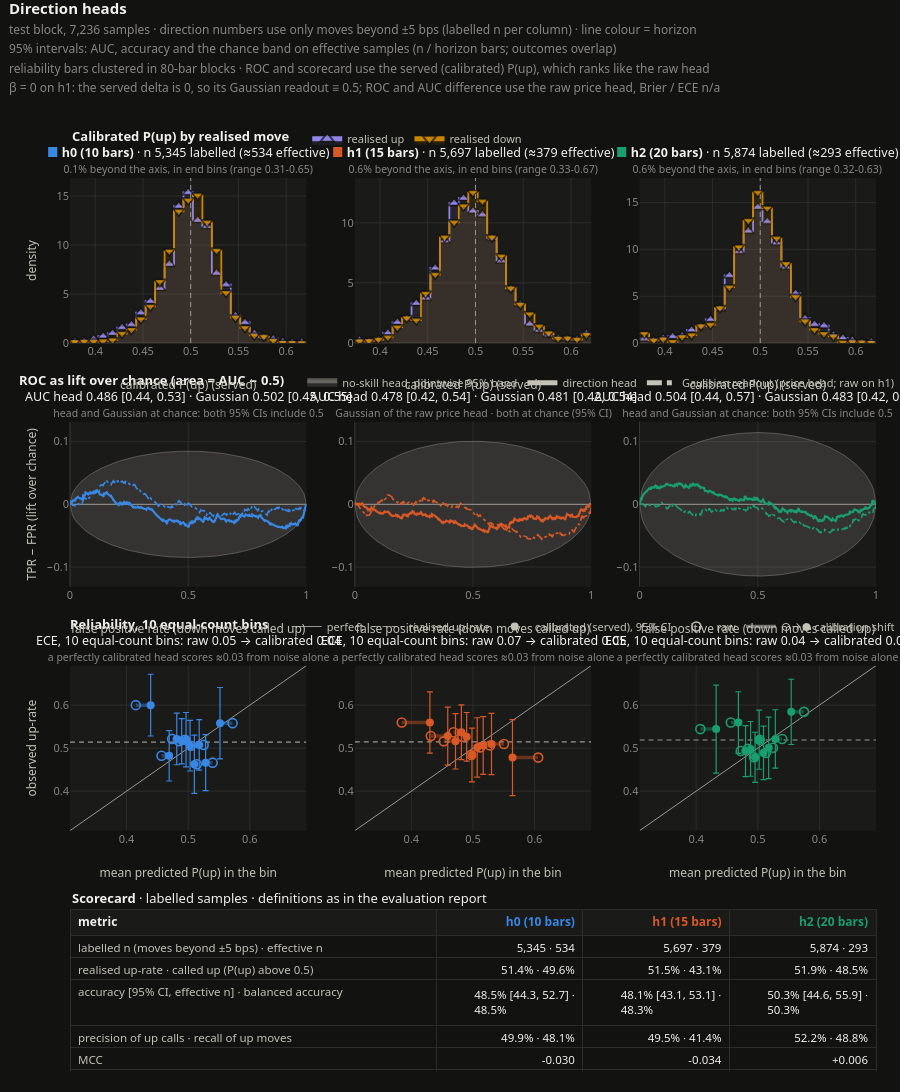

Here is the notebook cell this chart was saved with:
### Markdown cell above
## Model analytics on the TEST block

**Direction heads**: does the served P(up) differ between bars that went up and bars that went down? Row 2 draws
the ROC as lift over chance (TPR - FPR; the area is AUC - 0.5) for the direction head and the price head's
Gaussian readout, inside the band a no-skill head stays in. Row 3 shows the reliability of raw (open) vs
calibrated (filled) P(up) in 10 equal-count bins with block-clustered 95% intervals. The scorecard repeats the
evaluation report's numbers against a constant 0.5.

### Code cell
Visualizations.build("direction_analytics", test, ctx.config, raw_delta=raw_test).show()

### Figure 1 — Plotly figure (JSON) as saved in the notebook; plotly's stock layout.template omitted (floating-point values rounded to 4 significant figures; data arrays with more than 128 entries replaced by an {"elided": "..."} marker saying what was removed)
{"data": [{"customdata": ["≤ 0.383 (with the tail below the axis)", "≤ 0.383 (with the tail below the axis)", "0.383-0.393", "0.393-0.403", "0.403-0.413", "0.413-0.423", "0.423-0.433", "0.433-0.443", "0.443-0.453", "0.453-0.463", "0.463-0.473", "0.473-0.483", "0.483-0.492", "0.492-0.502", "0.502-0.512", "0.512-0.522", "0.522-0.532", "0.532-0.542", "0.542-0.552", "0.552-0.562", "0.562-0.572", "0.572-0.582", "0.582-0.592", "0.592-0.601", "0.601-0.611", "≥ 0.611 (with the tail above the axis)", "≥ 0.611 (with the tail above the axis)"], "fill": "tozeroy", "fillcolor": "rgba(144,133,233,0.1)", "hovertemplate": "h0 realised up<br>calibrated P(up) %{customdata}<br>density %{y:.2f}<extra></extra>", "legend": "legend", "legendgroup": "cls1", "line": {"color": "#9085e9", "shape": "hvh", "width": 1.8}, "marker": {"color": "#9085e9", "line": {"color": "#121211", "width": 1.5}, "size": [0, 10, 10, 10, 10, 10, 10, 10, 10, 10, 10, 10, 10, 10, 10, 10, 10, 10, 10, 10, 10, 10, 10, 10, 10, 10, 0], "symbol": "triangle-up"}, "mode": "lines+markers", "name": "realised up", "showlegend": true, "type": "scatter", "x": [0.3736, 0.3785, 0.3884, 0.3983, 0.4082, 0.4182, 0.4281, 0.438, 0.4479, 0.4578, 0.4677, 0.4776, 0.4875, 0.4974, 0.5073, 0.5172, 0.5271, 0.537, 0.5469, 0.5568, 0.5668, 0.5767, 0.5866, 0.5965, 0.6064, 0.6163, 0.6212], "xaxis": "x", "y": [0.147, 0.147, 0.1837, 0.4042, 0.6982, 0.9921, 1.58, 1.874, 3.087, 4.262, 5.585, 8.047, 13.96, 15.36, 12.53, 11.91, 7.129, 5.953, 2.793, 2.095, 0.9921, 0.5879, 0.4409, 0.147, 0.07349, 0.1102, 0.1102], "yaxis": "y"}, {"customdata": ["≤ 0.383 (with the tail below the axis)", "≤ 0.383 (with the tail below the axis)", "0.383-0.393", "0.393-0.403", "0.403-0.413", "0.413-0.423", "0.423-0.433", "0.433-0.443", "0.443-0.453", "0.453-0.463", "0.463-0.473", "0.473-0.483", "0.483-0.492", "0.492-0.502", "0.502-0.512", "0.512-0.522", "0.522-0.532", "0.532-0.542", "0.542-0.552", "0.552-0.562", "0.562-0.572", "0.572-0.582", "0.582-0.592", "0.592-0.601", "0.601-0.611", "≥ 0.611 (with the tail above the axis)", "≥ 0.611 (with the tail above the axis)"], "fill": "tozeroy", "fillcolor": "rgba(201,133,0,0.1)", "hovertemplate": "h0 realised down<br>calibrated P(up) %{customdata}<br>density %{y:.2f}<extra></extra>", "legend": "legend", "legendgroup": "cls0", "line": {"color": "#c98500", "shape": "hvh", "width": 1.8}, "marker": {"color": "#c98500", "line": {"color": "#121211", "width": 1.5}, "size": [0, 10, 10, 10, 10, 10, 10, 10, 10, 10, 10, 10, 10, 10, 10, 10, 10, 10, 10, 10, 10, 10, 10, 10, 10, 10, 0], "symbol": "triangle-down"}, "mode": "lines+markers", "name": "realised down", "showlegend": true, "type": "scatter", "x": [0.3736, 0.3785, 0.3884, 0.3983, 0.4082, 0.4182, 0.4281, 0.438, 0.4479, 0.4578, 0.4677, 0.4776, 0.4875, 0.4974, 0.5073, 0.5172, 0.5271, 0.537, 0.5469, 0.5568, 0.5668, 0.5767, 0.5866, 0.5965, 0.6064, 0.6163, 0.6212], "xaxis": "x", "y": [0.1166, 0.1166, 0.1554, 0.1554, 0.1943, 0.3108, 0.9713, 1.36, 2.448, 3.73, 6.255, 9.364, 13.44, 14.57, 15.08, 12.32, 9.441, 5.129, 2.603, 1.554, 0.7771, 0.6605, 0.2331, 0.03885, 0.03885, 0.0, 0.0], "yaxis": "y"}, {"fill": "toself", "fillcolor": "rgba(154,152,144,0.2)", "hoverinfo": "skip", "legend": "legend2", "legendgroup": "chance", "line": {"color": "rgba(154,152,144,0.55)", "width": 0.8}, "mode": "lines", "name": "no-skill head, pointwise 95% band", "showlegend": true, "type": "scatter", "x": {"elided": "202 float values"}, "xaxis": "x4", "y": {"elided": "202 float values"}, "yaxis": "y4"}, {"hoverinfo": "skip", "legend": "legend2", "legendgroup": "chance", "line": {"color": "#9a9890", "width": 1}, "mode": "lines", "showlegend": false, "type": "scatter", "x": [0, 1], "xaxis": "x4", "y": [0, 0], "yaxis": "y4"}, {"customdata": {"elided": "400x2 float values"}, "hovertemplate": "h0 direction head, AUC 0.486 (95% CI 0.44-0.53)<br>up when the score ≥ %{customdata[0]:.3f}<br>FPR %{x:.3f} · TPR %{customdata[1]:.3f}<br>TPR − FPR %{y:>+.3f}<extra></extra>", "legend": "legend2", "legendgroup": "roc_head", "line": {"color": "#3987e5", "dash": "solid", "width": 2.2}, "mode": "lines", "name": "direction head", "showlegend": false, "type": "scatter", "x": {"elided": "400 float values"}, "xaxis": "x4", "y": {"elided": "400 float values"}, "yaxis": "y4"}, {"customdata": {"elided": "400x2 float values"}, "hovertemplate": "h0 Gaussian readout (price head), AUC 0.502 (95% CI 0.45-0.55)<br>up when the score ≥ %{customdata[0]:.3f}<br>FPR %{x:.3f} · TPR %{customdata[1]:.3f}<br>TPR − FPR %{y:>+.3f}<extra></extra>", "legend": "legend2", "legendgroup": "roc_gauss", "line": {"color": "#3987e5", "dash": "dashdot", "width": 1.6}, "mode": "lines", "name": "Gaussian readout (price head)", "showlegend": false, "type": "scatter", "x": {"elided": "400 float values"}, "xaxis": "x4", "y": {"elided": "400 float values"}, "yaxis": "y4"}, {"hoverinfo": "skip", "legend": "legend3", "legendgroup": "perfect", "line": {"color": "#9a9890", "width": 1}, "mode": "lines", "name": "perfect", "showlegend": true, "type": "scatter", "x": [0.3082, 0.6918], "xaxis": "x7", "y": [0.3082, 0.6918], "yaxis": "y7"}, {"hovertemplate": "h0 realised up-rate 0.514 (a flat curve here has no resolution)<extra></extra>", "legend": "legend3", "legendgroup": "base", "line": {"color": "#9a9890", "dash": "5px,4px", "width": 1.2}, "mode": "lines", "name": "realised up-rate", "showlegend": true, "type": "scatter", "x": [0.3082, 0.6918], "xaxis": "x7", "y": [0.5139, 0.5139], "yaxis": "y7"}, {"hoverinfo": "skip", "legend": "legend3", "legendgroup": "shift", "line": {"color": "rgba(57,135,229,0.4)", "width": 3.5}, "mode": "lines", "showlegend": false, "type": "scatter", "x": [0.415, 0.439, NaN, 0.4567, 0.4691, NaN, 0.474, 0.4815, NaN, 0.4852, 0.4894, NaN, 0.495, 0.4965, NaN, 0.5042, 0.503, NaN, 0.514, 0.51, NaN, 0.525, 0.5178, NaN, 0.5396, 0.5283, NaN, 0.5721, 0.5516, NaN], "xaxis": "x7", "y": [0.6, 0.6, NaN, 0.4822, 0.4822, NaN, 0.5215, 0.5215, NaN, 0.5159, 0.5159, NaN, 0.5196, 0.5196, NaN, 0.5056, 0.5056, NaN, 0.4625, 0.4625, NaN, 0.5075, 0.5075, NaN, 0.4663, 0.4663, NaN, 0.5581, 0.5581, NaN], "yaxis": "y7"}, {"customdata": [[1.0, 535.0, 0.439], [2.0, 535.0, 0.4691], [3.0, 535.0, 0.4815], [4.0, 535.0, 0.4894], [5.0, 535.0, 0.4965], [6.0, 534.0, 0.503], [7.0, 534.0, 0.51], [8.0, 534.0, 0.5178], [9.0, 534.0, 0.5283], [10.0, 534.0, 0.5516]], "hovertemplate": "h0 raw P(up), bin %{customdata[0]:.0f}<br>mean raw P(up) %{x:.3f} → calibrated %{customdata[2]:.3f}<br>observed up-rate %{y:.3f}<br>n %{customdata[1]:,.0f}<extra></extra>", "legend": "legend3", "legendgroup": "raw", "marker": {"color": "#3987e5", "line": {"color": "#3987e5", "width": 1.6}, "size": 9, "symbol": "circle-open"}, "mode": "markers", "name": "raw P(up)", "showlegend": false, "type": "scatter", "x": [0.415, 0.4567, 0.474, 0.4852, 0.495, 0.5042, 0.514, 0.525, 0.5396, 0.5721], "xaxis": "x7", "y": [0.6, 0.4822, 0.5215, 0.5159, 0.5196, 0.5056, 0.4625, 0.5075, 0.4663, 0.5581], "yaxis": "y7"}, {"customdata": [[1.0, 535.0, 0.5282, 0.6718], [2.0, 535.0, 0.4236, 0.5409], [3.0, 535.0, 0.4614, 0.5816], [4.0, 535.0, 0.4632, 0.5686], [5.0, 535.0, 0.4564, 0.5828], [6.0, 534.0, 0.4468, 0.5644], [7.0, 534.0, 0.395, 0.5301], [8.0, 534.0, 0.4488, 0.5662], [9.0, 534.0, 0.4011, 0.5315], [10.0, 534.0, 0.4752, 0.6409]], "error_y": {"array": [0.0718, 0.05867, 0.0601, 0.05268, 0.0632, 0.05877, 0.06755, 0.05868, 0.06523, 0.08289], "arrayminus": [0.0718, 0.05867, 0.0601, 0.05268, 0.0632, 0.05877, 0.06755, 0.05868, 0.06523, 0.08289], "color": "#3987e5", "symmetric": false, "thickness": 1.2, "type": "data", "width": 3}, "hovertemplate": "h0 calibrated P(up), bin %{customdata[0]:.0f}<br>mean P(up) %{x:.3f}<br>observed up-rate %{y:.3f}<br>95% CI %{customdata[2]:.3f}-%{customdata[3]:.3f} (clustered in 80-bar blocks)<br>n %{customdata[1]:,.0f}<extra></extra>", "legend": "legend3", "legendgroup": "cal", "marker": {"color": "#3987e5", "size": 8, "symbol": "circle"}, "mode": "markers", "name": "calibrated P(up)", "showlegend": false, "type": "scatter", "x": [0.439, 0.4691, 0.4815, 0.4894, 0.4965, 0.503, 0.51, 0.5178, 0.5283, 0.5516], "xaxis": "x7", "y": [0.6, 0.4822, 0.5215, 0.5159, 0.5196, 0.5056, 0.4625, 0.5075, 0.4663, 0.5581], "yaxis": "y7"}, {"customdata": ["≤ 0.383 (with the tail below the axis)", "≤ 0.383 (with the tail below the axis)", "0.383-0.393", "0.393-0.403", "0.403-0.413", "0.413-0.423", "0.423-0.433", "0.433-0.443", "0.443-0.453", "0.453-0.463", "0.463-0.473", "0.473-0.483", "0.483-0.492", "0.492-0.502", "0.502-0.512", "0.512-0.522", "0.522-0.532", "0.532-0.542", "0.542-0.552", "0.552-0.562", "0.562-0.572", "0.572-0.582", "0.582-0.592", "0.592-0.601", "0.601-0.611", "≥ 0.611 (with the tail above the axis)", "≥ 0.611 (with the tail above the axis)"], "fill": "tozeroy", "fillcolor": "rgba(144,133,233,0.1)", "hovertemplate": "h1 realised up<br>calibrated P(up) %{customdata}<br>density %{y:.2f}<extra></extra>", "legend": "legend", "legendgroup": "cls1", "line": {"color": "#9085e9", "shape": "hvh", "width": 1.8}, "marker": {"color": "#9085e9", "line": {"color": "#121211", "width": 1.5}, "size": [0, 10, 10, 10, 10, 10, 10, 10, 10, 10, 10, 10, 10, 10, 10, 10, 10, 10, 10, 10, 10, 10, 10, 10, 10, 10, 0], "symbol": "triangle-up"}, "mode": "lines+markers", "name": "realised up", "showlegend": false, "type": "scatter", "x": [0.3736, 0.3785, 0.3884, 0.3983, 0.4082, 0.4182, 0.4281, 0.438, 0.4479, 0.4578, 0.4677, 0.4776, 0.4875, 0.4974, 0.5073, 0.5172, 0.5271, 0.537, 0.5469, 0.5568, 0.5668, 0.5767, 0.5866, 0.5965, 0.6064, 0.6163, 0.6212], "xaxis": "x2", "y": [0.241, 0.241, 0.1377, 0.2754, 0.8263, 1.721, 2.031, 3.305, 3.753, 6.231, 8.504, 11.64, 12.05, 10.98, 10.67, 8.744, 6.851, 4.544, 3.236, 1.584, 1.067, 0.6885, 0.4131, 0.3443, 0.3098, 0.7918, 0.7918], "yaxis": "y2"}, {"customdata": ["≤ 0.383 (with the tail below the axis)", "≤ 0.383 (with the tail below the axis)", "0.383-0.393", "0.393-0.403", "0.403-0.413", "0.413-0.423", "0.423-0.433", "0.433-0.443", "0.443-0.453", "0.453-0.463", "0.463-0.473", "0.473-0.483", "0.483-0.492", "0.492-0.502", "0.502-0.512", "0.512-0.522", "0.522-0.532", "0.532-0.542", "0.542-0.552", "0.552-0.562", "0.562-0.572", "0.572-0.582", "0.582-0.592", "0.592-0.601", "0.601-0.611", "≥ 0.611 (with the tail above the axis)", "≥ 0.611 (with the tail above the axis)"], "fill": "tozeroy", "fillcolor": "rgba(201,133,0,0.1)", "hovertemplate": "h1 realised down<br>calibrated P(up) %{customdata}<br>density %{y:.2f}<extra></extra>", "legend": "legend", "legendgroup": "cls0", "line": {"color": "#c98500", "shape": "hvh", "width": 1.8}, "marker": {"color": "#c98500", "line": {"color": "#121211", "width": 1.5}, "size": [0, 10, 10, 10, 10, 10, 10, 10, 10, 10, 10, 10, 10, 10, 10, 10, 10, 10, 10, 10, 10, 10, 10, 10, 10, 10, 0], "symbol": "triangle-down"}, "mode": "lines+markers", "name": "realised down", "showlegend": false, "type": "scatter", "x": [0.3736, 0.3785, 0.3884, 0.3983, 0.4082, 0.4182, 0.4281, 0.438, 0.4479, 0.4578, 0.4677, 0.4776, 0.4875, 0.4974, 0.5073, 0.5172, 0.5271, 0.537, 0.5469, 0.5568, 0.5668, 0.5767, 0.5866, 0.5965, 0.6064, 0.6163, 0.6212], "xaxis": "x2", "y": [0.146, 0.146, 0.1825, 0.2921, 0.4746, 1.314, 2.081, 1.898, 4.125, 5.695, 8.798, 10.04, 11.39, 12.52, 11.79, 8.798, 7.228, 4.563, 3.213, 2.409, 1.387, 0.8396, 0.3651, 0.4016, 0.2921, 0.6936, 0.6936], "yaxis": "y2"}, {"fill": "toself", "fillcolor": "rgba(154,152,144,0.2)", "hoverinfo": "skip", "legend": "legend2", "legendgroup": "chance", "line": {"color": "rgba(154,152,144,0.55)", "width": 0.8}, "mode": "lines", "name": "no-skill head, pointwise 95% band", "showlegend": false, "type": "scatter", "x": {"elided": "202 float values"}, "xaxis": "x5", "y": {"elided": "202 float values"}, "yaxis": "y5"}, {"hoverinfo": "skip", "legend": "legend2", "legendgroup": "chance", "line": {"color": "#9a9890", "width": 1}, "mode": "lines", "showlegend": false, "type": "scatter", "x": [0, 1], "xaxis": "x5", "y": [0, 0], "yaxis": "y5"}, {"customdata": {"elided": "400x2 float values"}, "hovertemplate": "h1 direction head, AUC 0.478 (95% CI 0.42-0.54)<br>up when the score ≥ %{customdata[0]:.3f}<br>FPR %{x:.3f} · TPR %{customdata[1]:.3f}<br>TPR − FPR %{y:>+.3f}<extra></extra>", "legend": "legend2", "legendgroup": "roc_head", "line": {"color": "#d95926", "dash": "solid", "width": 2.2}, "mode": "lines", "name": "direction head", "showlegend": false, "type": "scatter", "x": {"elided": "400 float values"}, "xaxis": "x5", "y": {"elided": "400 float values"}, "yaxis": "y5"}, {"customdata": {"elided": "400x2 float values"}, "hovertemplate": "h1 Gaussian readout (raw price head), AUC 0.481 (95% CI 0.42-0.54)<br>up when the score ≥ %{customdata[0]:.3f}<br>FPR %{x:.3f} · TPR %{customdata[1]:.3f}<br>TPR − FPR %{y:>+.3f}<extra></extra>", "legend": "legend2", "legendgroup": "roc_gauss", "line": {"color": "#d95926", "dash": "dashdot", "width": 1.6}, "mode": "lines", "name": "Gaussian readout (raw price head)", "showlegend": false, "type": "scatter", "x": {"elided": "400 float values"}, "xaxis": "x5", "y": {"elided": "400 float values"}, "yaxis": "y5"}, {"hoverinfo": "skip", "legend": "legend3", "legendgroup": "perfect", "line": {"color": "#9a9890", "width": 1}, "mode": "lines", "name": "perfect", "showlegend": false, "type": "scatter", "x": [0.3082, 0.6918], "xaxis": "x8", "y": [0.3082, 0.6918], "yaxis": "y8"}, {"hovertemplate": "h1 realised up-rate 0.515 (a flat curve here has no resolution)<extra></extra>", "legend": "legend3", "legendgroup": "base", "line": {"color": "#9a9890", "dash": "5px,4px", "width": 1.2}, "mode": "lines", "name": "realised up-rate", "showlegend": false, "type": "scatter", "x": [0.3082, 0.6918], "xaxis": "x8", "y": [0.5147, 0.5147], "yaxis": "y8"}, {"hoverinfo": "skip", "legend": "legend3", "legendgroup": "shift", "line": {"color": "rgba(217,89,38,0.4)", "width": 3.5}, "mode": "lines", "showlegend": false, "type": "scatter", "x": [0.3844, 0.4301, NaN, 0.4316, 0.459, NaN, 0.4525, 0.4716, NaN, 0.4685, 0.4812, NaN, 0.4828, 0.4897, NaN, 0.4972, 0.4983, NaN, 0.5115, 0.5068, NaN, 0.5277, 0.5166, NaN, 0.5502, 0.53, NaN, 0.6058, 0.5641, NaN], "xaxis": "x8", "y": [0.5596, 0.5596, NaN, 0.5281, 0.5281, NaN, 0.5158, 0.5158, NaN, 0.5368, 0.5368, NaN, 0.5263, 0.5263, NaN, 0.4842, 0.4842, NaN, 0.5018, 0.5018, NaN, 0.5062, 0.5062, NaN, 0.5097, 0.5097, NaN, 0.478, 0.478, NaN], "yaxis": "y8"}, {"customdata": [[1.0, 570.0, 0.4301], [2.0, 570.0, 0.459], [3.0, 570.0, 0.4716], [4.0, 570.0, 0.4812], [5.0, 570.0, 0.4897], [6.0, 570.0, 0.4983], [7.0, 570.0, 0.5068], [8.0, 569.0, 0.5166], [9.0, 569.0, 0.53], [10.0, 569.0, 0.5641]], "hovertemplate": "h1 raw P(up), bin %{customdata[0]:.0f}<br>mean raw P(up) %{x:.3f} → calibrated %{customdata[2]:.3f}<br>observed up-rate %{y:.3f}<br>n %{customdata[1]:,.0f}<extra></extra>", "legend": "legend3", "legendgroup": "raw", "marker": {"color": "#d95926", "line": {"color": "#d95926", "width": 1.6}, "size": 9, "symbol": "circle-open"}, "mode": "markers", "name": "raw P(up)", "showlegend": false, "type": "scatter", "x": [0.3844, 0.4316, 0.4525, 0.4685, 0.4828, 0.4972, 0.5115, 0.5277, 0.5502, 0.6058], "xaxis": "x8", "y": [0.5596, 0.5281, 0.5158, 0.5368, 0.5263, 0.4842, 0.5018, 0.5062, 0.5097, 0.478], "yaxis": "y8"}, {"customdata": [[1.0, 570.0, 0.4884, 0.6309], [2.0, 570.0, 0.4606, 0.5955], [3.0, 570.0, 0.4515, 0.5801], [4.0, 570.0, 0.4733, 0.6004], [5.0, 570.0, 0.4697, 0.5829], [6.0, 570.0, 0.4217, 0.5468], [7.0, 570.0, 0.4328, 0.5707], [8.0, 569.0, 0.4391, 0.5732], [9.0, 569.0, 0.4384, 0.5809], [10.0, 569.0, 0.3897, 0.5663]], "error_y": {"array": [0.07121, 0.06743, 0.06427, 0.06358, 0.05659, 0.06254, 0.06894, 0.06701, 0.07122, 0.08831], "arrayminus": [0.07121, 0.06743, 0.06427, 0.06358, 0.05659, 0.06254, 0.06894, 0.06701, 0.07122, 0.08831], "color": "#d95926", "symmetric": false, "thickness": 1.2, "type": "data", "width": 3}, "hovertemplate": "h1 calibrated P(up), bin %{customdata[0]:.0f}<br>mean P(up) %{x:.3f}<br>observed up-rate %{y:.3f}<br>95% CI %{customdata[2]:.3f}-%{customdata[3]:.3f} (clustered in 80-bar blocks)<br>n %{customdata[1]:,.0f}<extra></extra>", "legend": "legend3", "legendgroup": "cal", "marker": {"color": "#d95926", "size": 8, "symbol": "circle"}, "mode": "markers", "name": "calibrated P(up)", "showlegend": false, "type": "scatter", "x": [0.4301, 0.459, 0.4716, 0.4812, 0.4897, 0.4983, 0.5068, 0.5166, 0.53, 0.5641], "xaxis": "x8", "y": [0.5596, 0.5281, 0.5158, 0.5368, 0.5263, 0.4842, 0.5018, 0.5062, 0.5097, 0.478], "yaxis": "y8"}, {"customdata": ["≤ 0.383 (with the tail below the axis)", "≤ 0.383 (with the tail below the axis)", "0.383-0.393", "0.393-0.403", "0.403-0.413", "0.413-0.423", "0.423-0.433", "0.433-0.443", "0.443-0.453", "0.453-0.463", "0.463-0.473", "0.473-0.483", "0.483-0.492", "0.492-0.502", "0.502-0.512", "0.512-0.522", "0.522-0.532", "0.532-0.542", "0.542-0.552", "0.552-0.562", "0.562-0.572", "0.572-0.582", "0.582-0.592", "0.592-0.601", "0.601-0.611", "≥ 0.611 (with the tail above the axis)", "≥ 0.611 (with the tail above the axis)"], "fill": "tozeroy", "fillcolor": "rgba(144,133,233,0.1)", "hovertemplate": "h2 realised up<br>calibrated P(up) %{customdata}<br>density %{y:.2f}<extra></extra>", "legend": "legend", "legendgroup": "cls1", "line": {"color": "#9085e9", "shape": "hvh", "width": 1.8}, "marker": {"color": "#9085e9", "line": {"color": "#121211", "width": 1.5}, "size": [0, 10, 10, 10, 10, 10, 10, 10, 10, 10, 10, 10, 10, 10, 10, 10, 10, 10, 10, 10, 10, 10, 10, 10, 10, 10, 0], "symbol": "triangle-up"}, "mode": "lines+markers", "name": "realised up", "showlegend": false, "type": "scatter", "x": [0.3736, 0.3785, 0.3884, 0.3983, 0.4082, 0.4182, 0.4281, 0.438, 0.4479, 0.4578, 0.4677, 0.4776, 0.4875, 0.4974, 0.5073, 0.5172, 0.5271, 0.537, 0.5469, 0.5568, 0.5668, 0.5767, 0.5866, 0.5965, 0.6064, 0.6163, 0.6212], "xaxis": "x3", "y": [0.4636, 0.4636, 0.2981, 0.4968, 0.6955, 0.7617, 1.391, 1.755, 2.517, 3.676, 7.219, 9.769, 11.96, 14.51, 12.98, 10.7, 8.114, 5.299, 2.616, 1.987, 1.855, 0.861, 0.5299, 0.2981, 0.06623, 0.1325, 0.1325], "yaxis": "y3"}, {"customdata": ["≤ 0.383 (with the tail below the axis)", "≤ 0.383 (with the tail below the axis)", "0.383-0.393", "0.393-0.403", "0.403-0.413", "0.413-0.423", "0.423-0.433", "0.433-0.443", "0.443-0.453", "0.453-0.463", "0.463-0.473", "0.473-0.483", "0.483-0.492", "0.492-0.502", "0.502-0.512", "0.512-0.522", "0.522-0.532", "0.532-0.542", "0.542-0.552", "0.552-0.562", "0.562-0.572", "0.572-0.582", "0.582-0.592", "0.592-0.601", "0.601-0.611", "≥ 0.611 (with the tail above the axis)", "≥ 0.611 (with the tail above the axis)"], "fill": "tozeroy", "fillcolor": "rgba(201,133,0,0.1)", "hovertemplate": "h2 realised down<br>calibrated P(up) %{customdata}<br>density %{y:.2f}<extra></extra>", "legend": "legend", "legendgroup": "cls0", "line": {"color": "#c98500", "shape": "hvh", "width": 1.8}, "marker": {"color": "#c98500", "line": {"color": "#121211", "width": 1.5}, "size": [0, 10, 10, 10, 10, 10, 10, 10, 10, 10, 10, 10, 10, 10, 10, 10, 10, 10, 10, 10, 10, 10, 10, 10, 10, 10, 0], "symbol": "triangle-down"}, "mode": "lines+markers", "name": "realised down", "showlegend": false, "type": "scatter", "x": [0.3736, 0.3785, 0.3884, 0.3983, 0.4082, 0.4182, 0.4281, 0.438, 0.4479, 0.4578, 0.4677, 0.4776, 0.4875, 0.4974, 0.5073, 0.5172, 0.5271, 0.537, 0.5469, 0.5568, 0.5668, 0.5767, 0.5866, 0.5965, 0.6064, 0.6163, 0.6212], "xaxis": "x3", "y": [1.0, 1.0, 0.2857, 0.3929, 0.1429, 0.6429, 0.8572, 1.822, 1.965, 3.75, 5.965, 10.25, 13.07, 16.07, 14.39, 11.18, 8.465, 4.929, 2.322, 1.429, 1.0, 0.7144, 0.07144, 0.1072, 0.07144, 0.03572, 0.03572], "yaxis": "y3"}, {"fill": "toself", "fillcolor": "rgba(154,152,144,0.2)", "hoverinfo": "skip", "legend": "legend2", "legendgroup": "chance", "line": {"color": "rgba(154,152,144,0.55)", "width": 0.8}, "mode": "lines", "name": "no-skill head, pointwise 95% band", "showlegend": false, "type": "scatter", "x": {"elided": "202 float values"}, "xaxis": "x6", "y": {"elided": "202 float values"}, "yaxis": "y6"}, {"hoverinfo": "skip", "legend": "legend2", "legendgroup": "chance", "line": {"color": "#9a9890", "width": 1}, "mode": "lines", "showlegend": false, "type": "scatter", "x": [0, 1], "xaxis": "x6", "y": [0, 0], "yaxis": "y6"}, {"customdata": {"elided": "400x2 float values"}, "hovertemplate": "h2 direction head, AUC 0.504 (95% CI 0.44-0.57)<br>up when the score ≥ %{customdata[0]:.3f}<br>FPR %{x:.3f} · TPR %{customdata[1]:.3f}<br>TPR − FPR %{y:>+.3f}<extra></extra>", "legend": "legend2", "legendgroup": "roc_head", "line": {"color": "#199e70", "dash": "solid", "width": 2.2}, "mode": "lines", "name": "direction head", "showlegend": false, "type": "scatter", "x": {"elided": "400 float values"}, "xaxis": "x6", "y": {"elided": "400 float values"}, "yaxis": "y6"}, {"customdata": {"elided": "400x2 float values"}, "hovertemplate": "h2 Gaussian readout (price head), AUC 0.483 (95% CI 0.42-0.55)<br>up when the score ≥ %{customdata[0]:.3f}<br>FPR %{x:.3f} · TPR %{customdata[1]:.3f}<br>TPR − FPR %{y:>+.3f}<extra></extra>", "legend": "legend2", "legendgroup": "roc_gauss", "line": {"color": "#199e70", "dash": "dashdot", "width": 1.6}, "mode": "lines", "name": "Gaussian readout (price head)", "showlegend": false, "type": "scatter", "x": {"elided": "400 float values"}, "xaxis": "x6", "y": {"elided": "400 float values"}, "yaxis": "y6"}, {"hoverinfo": "skip", "legend": "legend3", "legendgroup": "perfect", "line": {"color": "#9a9890", "width": 1}, "mode": "lines", "name": "perfect", "showlegend": false, "type": "scatter", "x": [0.3082, 0.6918], "xaxis": "x9", "y": [0.3082, 0.6918], "yaxis": "y9"}, {"hovertemplate": "h2 realised up-rate 0.519 (a flat curve here has no resolution)<extra></extra>", "legend": "legend3", "legendgroup": "base", "line": {"color": "#9a9890", "dash": "5px,4px", "width": 1.2}, "mode": "lines", "name": "realised up-rate", "showlegend": false, "type": "scatter", "x": [0.3082, 0.6918], "xaxis": "x9", "y": [0.5189, 0.5189], "yaxis": "y9"}, {"hoverinfo": "skip", "legend": "legend3", "legendgroup": "shift", "line": {"color": "rgba(25,158,112,0.4)", "width": 3.5}, "mode": "lines", "showlegend": false, "type": "scatter", "x": [0.4068, 0.4324, NaN, 0.4563, 0.4685, NaN, 0.4724, 0.4801, NaN, 0.4837, 0.4883, NaN, 0.4939, 0.4956, NaN, 0.5031, 0.5022, NaN, 0.5129, 0.5093, NaN, 0.5245, 0.5176, NaN, 0.5396, 0.5285, NaN, 0.575, 0.5542, NaN], "xaxis": "x9", "y": [0.5442, 0.5442, NaN, 0.5595, 0.5595, NaN, 0.4932, 0.4932, NaN, 0.4983, 0.4983, NaN, 0.4787, 0.4787, NaN, 0.5196, 0.5196, NaN, 0.4889, 0.4889, NaN, 0.5009, 0.5009, NaN, 0.5213, 0.5213, NaN, 0.5843, 0.5843, NaN], "yaxis": "y9"}, {"customdata": [[1.0, 588.0, 0.4324], [2.0, 588.0, 0.4685], [3.0, 588.0, 0.4801], [4.0, 588.0, 0.4883], [5.0, 587.0, 0.4956], [6.0, 587.0, 0.5022], [7.0, 587.0, 0.5093], [8.0, 587.0, 0.5176], [9.0, 587.0, 0.5285], [10.0, 587.0, 0.5542]], "hovertemplate": "h2 raw P(up), bin %{customdata[0]:.0f}<br>mean raw P(up) %{x:.3f} → calibrated %{customdata[2]:.3f}<br>observed up-rate %{y:.3f}<br>n %{customdata[1]:,.0f}<extra></extra>", "legend": "legend3", "legendgroup": "raw", "marker": {"color": "#199e70", "line": {"color": "#199e70", "width": 1.6}, "size": 9, "symbol": "circle-open"}, "mode": "markers", "name": "raw P(up)", "showlegend": false, "type": "scatter", "x": [0.4068, 0.4563, 0.4724, 0.4837, 0.4939, 0.5031, 0.5129, 0.5245, 0.5396, 0.575], "xaxis": "x9", "y": [0.5442, 0.5595, 0.4932, 0.4983, 0.4787, 0.5196, 0.4889, 0.5009, 0.5213, 0.5843], "yaxis": "y9"}, {"customdata": [[1.0, 588.0, 0.442, 0.6465], [2.0, 588.0, 0.4879, 0.6312], [3.0, 588.0, 0.4339, 0.5525], [4.0, 588.0, 0.4347, 0.5619], [5.0, 587.0, 0.4204, 0.537], [6.0, 587.0, 0.4509, 0.5882], [7.0, 587.0, 0.4267, 0.5512], [8.0, 587.0, 0.4294, 0.5723], [9.0, 587.0, 0.4533, 0.5893], [10.0, 587.0, 0.5085, 0.6601]], "error_y": {"array": [0.1023, 0.07163, 0.05928, 0.0636, 0.05826, 0.06865, 0.06226, 0.07148, 0.06797, 0.0758], "arrayminus": [0.1023, 0.07163, 0.05928, 0.0636, 0.05826, 0.06865, 0.06226, 0.07148, 0.06797, 0.0758], "color": "#199e70", "symmetric": false, "thickness": 1.2, "type": "data", "width": 3}, "hovertemplate": "h2 calibrated P(up), bin %{customdata[0]:.0f}<br>mean P(up) %{x:.3f}<br>observed up-rate %{y:.3f}<br>95% CI %{customdata[2]:.3f}-%{customdata[3]:.3f} (clustered in 80-bar blocks)<br>n %{customdata[1]:,.0f}<extra></extra>", "legend": "legend3", "legendgroup": "cal", "marker": {"color": "#199e70", "size": 8, "symbol": "circle"}, "mode": "markers", "name": "calibrated P(up)", "showlegend": false, "type": "scatter", "x": [0.4324, 0.4685, 0.4801, 0.4883, 0.4956, 0.5022, 0.5093, 0.5176, 0.5285, 0.5542], "xaxis": "x9", "y": [0.5442, 0.5595, 0.4932, 0.4983, 0.4787, 0.5196, 0.4889, 0.5009, 0.5213, 0.5843], "yaxis": "y9"}, {"hoverinfo": "skip", "legend": "legend2", "legendgroup": "roc_head", "line": {"color": "#c3c2b7", "width": 2.2}, "mode": "lines", "name": "direction head", "showlegend": true, "type": "scatter", "x": [null], "xaxis": "x4", "y": [null], "yaxis": "y4"}, {"hoverinfo": "skip", "legend": "legend2", "legendgroup": "roc_gauss", "line": {"color": "#c3c2b7", "dash": "dashdot", "width": 1.6}, "mode": "lines", "name": "Gaussian readout (price head; raw on h1)", "showlegend": true, "type": "scatter", "x": [null], "xaxis": "x4", "y": [null], "yaxis": "y4"}, {"hoverinfo": "skip", "legend": "legend3", "legendgroup": "cal", "marker": {"color": "#c3c2b7", "size": 8, "symbol": "circle"}, "mode": "markers", "name": "calibrated (served), 95% CI", "showlegend": true, "type": "scatter", "x": [null], "xaxis": "x7", "y": [null], "yaxis": "y7"}, {"hoverinfo": "skip", "legend": "legend3", "legendgroup": "raw", "marker": {"color": "#c3c2b7", "line": {"width": 1.6}, "size": 9, "symbol": "circle-open"}, "mode": "markers", "name": "raw", "showlegend": true, "type": "scatter", "x": [null], "xaxis": "x7", "y": [null], "yaxis": "y7"}, {"hoverinfo": "skip", "legend": "legend3", "legendgroup": "shift", "line": {"color": "rgba(195,194,183,0.55)", "width": 3.5}, "mode": "lines", "name": "○→● calibration shift", "showlegend": true, "type": "scatter", "x": [null], "xaxis": "x7", "y": [null], "yaxis": "y7"}, {"cells": {"align": ["left", "right", "right", "right"], "fill": {"color": "#121211"}, "font": {"color": ["#c3c2b7", "#f2f1ec", "#f2f1ec", "#f2f1ec"], "size": 11.5}, "height": 22, "line": {"color": "#2c2c2a"}, "values": [["labelled n (moves beyond ±5 bps) · effective n", "realised up-rate · called up (P(up) above 0.5)", "accuracy [95% CI, effective n] · balanced accuracy", "precision of up calls · recall of up moves", "MCC", "AUC head − Gaussian (paired DeLong) [95% CI, effective n]", "Brier: calibrated head · const 0.5 · Gaussian", "ECE, report bins (0.1 wide): raw → cal · const 0.5 · Gaussian", "raw delta sign agrees with P(up) above 0.5 (all samples)"], ["5,345 · 534", "51.4% · 49.6%", "48.5% [44.3, 52.7] · 48.5%", "49.9% · 48.1%", "-0.030", "-0.017 [-0.07, +0.04]", "0.2519 · 0.2500 · 0.2501", "0.048 → 0.039 · 0.014 · 0.015", "57.0%"], ["5,697 · 379", "51.5% · 43.1%", "48.1% [43.1, 53.1] · 48.3%", "49.5% · 41.4%", "-0.034", "-0.002 [-0.08, +0.07] (raw)", "0.2529 · 0.2500 · n/a", "0.067 → 0.048 · 0.015 · n/a", "52.4%"], ["5,874 · 293", "51.9% · 48.5%", "50.3% [44.6, 55.9] · 50.3%", "52.2% · 48.8%", "+0.006", "+0.022 [-0.06, +0.10]", "0.2507 · 0.2500 · 0.2502", "0.035 → 0.023 · 0.019 · 0.019", "58.1%"]]}, "columnwidth": [5, 2, 2, 2], "domain": {"x": [0.0, 1.0], "y": [0.0, 0.1818]}, "header": {"align": ["left", "right", "right", "right"], "fill": {"color": "#1a1a19"}, "font": {"color": ["#f2f1ec", "#3987e5", "#d95926", "#199e70"], "size": 12, "weight": "bold"}, "height": 26, "line": {"color": "#2c2c2a"}, "values": ["metric", "h0 (10 bars)", "h1 (15 bars)", "h2 (20 bars)"]}, "type": "table"}], "layout": {"annotations": [{"font": {"color": "#f2f1ec", "size": 12.5}, "showarrow": false, "text": "<span style='color:#3987e5'>■</span> <b>h0 (10 bars)</b> · n 5,345 labelled (≈534 effective)<br><span style='font-size:10.5px;color:#898781'>0.1% beyond the axis, in end bins (range 0.31-0.65)</span>", "x": 0.1467, "xanchor": "center", "xref": "paper", "y": 1.0, "yanchor": "bottom", "yref": "paper"}, {"font": {"color": "#f2f1ec", "size": 12.5}, "showarrow": false, "text": "<span style='color:#d95926'>■</span> <b>h1 (15 bars)</b> · n 5,697 labelled (≈379 effective)<br><span style='font-size:10.5px;color:#898781'>0.6% beyond the axis, in end bins (range 0.33-0.67)</span>", "x": 0.5, "xanchor": "center", "xref": "paper", "y": 1.0, "yanchor": "bottom", "yref": "paper"}, {"font": {"color": "#f2f1ec", "size": 12.5}, "showarrow": false, "text": "<span style='color:#199e70'>■</span> <b>h2 (20 bars)</b> · n 5,874 labelled (≈293 effective)<br><span style='font-size:10.5px;color:#898781'>0.6% beyond the axis, in end bins (range 0.32-0.63)</span>", "x": 0.8533, "xanchor": "center", "xref": "paper", "y": 1.0, "yanchor": "bottom", "yref": "paper"}, {"font": {"color": "#f2f1ec", "size": 12.5}, "showarrow": false, "text": "AUC head 0.486 [0.44, 0.53] · Gaussian 0.502 [0.45, 0.55]<br><span style='font-size:10.5px;color:#898781'>head and Gaussian at chance: both 95% CIs include 0.5</span>", "x": 0.1467, "xanchor": "center", "xref": "paper", "y": 0.7273, "yanchor": "bottom", "yref": "paper"}, {"font": {"color": "#f2f1ec", "size": 12.5}, "showarrow": false, "text": "AUC head 0.478 [0.42, 0.54] · Gaussian 0.481 [0.42, 0.54]<br><span style='font-size:10.5px;color:#898781'>Gaussian of the raw price head · both at chance (95% CI)</span>", "x": 0.5, "xanchor": "center", "xref": "paper", "y": 0.7273, "yanchor": "bottom", "yref": "paper"}, {"font": {"color": "#f2f1ec", "size": 12.5}, "showarrow": false, "text": "AUC head 0.504 [0.44, 0.57] · Gaussian 0.483 [0.42, 0.55]<br><span style='font-size:10.5px;color:#898781'>head and Gaussian at chance: both 95% CIs include 0.5</span>", "x": 0.8533, "xanchor": "center", "xref": "paper", "y": 0.7273, "yanchor": "bottom", "yref": "paper"}, {"font": {"color": "#f2f1ec", "size": 12.5}, "showarrow": false, "text": "ECE, 10 equal-count bins: raw 0.05 → calibrated 0.04<br><span style='font-size:10.5px;color:#898781'>a perfectly calibrated head scores ≈0.03 from noise alone</span>", "x": 0.1467, "xanchor": "center", "xref": "paper", "y": 0.4545, "yanchor": "bottom", "yref": "paper"}, {"font": {"color": "#f2f1ec", "size": 12.5}, "showarrow": false, "text": "ECE, 10 equal-count bins: raw 0.07 → calibrated 0.05<br><span style='font-size:10.5px;color:#898781'>a perfectly calibrated head scores ≈0.03 from noise alone</span>", "x": 0.5, "xanchor": "center", "xref": "paper", "y": 0.4545, "yanchor": "bottom", "yref": "paper"}, {"font": {"color": "#f2f1ec", "size": 12.5}, "showarrow": false, "text": "ECE, 10 equal-count bins: raw 0.04 → calibrated 0.03<br><span style='font-size:10.5px;color:#898781'>a perfectly calibrated head scores ≈0.03 from noise alone</span>", "x": 0.8533, "xanchor": "center", "xref": "paper", "y": 0.4545, "yanchor": "bottom", "yref": "paper"}, {"font": {"color": "#f2f1ec", "size": 13}, "showarrow": false, "text": "<b>Scorecard</b> · labelled samples · definitions as in the evaluation report", "x": 0.0, "xanchor": "left", "xref": "paper", "y": 0.1818, "yanchor": "bottom", "yref": "paper"}], "height": 1650, "legend": {"bgcolor": "rgba(0,0,0,0)", "font": {"color": "#c3c2b7", "size": 11}, "groupclick": "togglegroup", "itemsizing": "constant", "itemwidth": 30, "orientation": "h", "title": {"font": {"color": "#f2f1ec", "size": 13}, "side": "left", "text": "<b>Calibrated P(up) by realised move</b>   "}, "tracegroupgap": 0, "x": 0.0, "xanchor": "left", "y": 1.028, "yanchor": "bottom"}, "legend2": {"bgcolor": "rgba(0,0,0,0)", "font": {"color": "#c3c2b7", "size": 11}, "groupclick": "togglegroup", "itemsizing": "constant", "itemwidth": 30, "orientation": "h", "title": {"font": {"color": "#f2f1ec", "size": 13}, "side": "left", "text": "<b>ROC as lift over chance (area = AUC − 0.5)</b>   "}, "tracegroupgap": 0, "x": 0.0, "xanchor": "left", "y": 0.7548, "yanchor": "bottom"}, "legend3": {"bgcolor": "rgba(0,0,0,0)", "font": {"color": "#c3c2b7", "size": 11}, "groupclick": "togglegroup", "itemsizing": "trace", "itemwidth": 30, "orientation": "h", "title": {"font": {"color": "#f2f1ec", "size": 13}, "side": "left", "text": "<b>Reliability, 10 equal-count bins</b>   "}, "tracegroupgap": 0, "x": 0.0, "xanchor": "left", "y": 0.4821, "yanchor": "bottom"}, "margin": {"b": 20, "l": 70, "r": 24, "t": 178}, "shapes": [{"line": {"color": "#9a9890", "dash": "5px,4px", "width": 1}, "type": "line", "x0": 0.5, "x1": 0.5, "xref": "x", "y0": 0, "y1": 1, "yref": "y domain"}, {"line": {"color": "#9a9890", "dash": "5px,4px", "width": 1}, "type": "line", "x0": 0.5, "x1": 0.5, "xref": "x2", "y0": 0, "y1": 1, "yref": "y2 domain"}, {"line": {"color": "#9a9890", "dash": "5px,4px", "width": 1}, "type": "line", "x0": 0.5, "x1": 0.5, "xref": "x3", "y0": 0, "y1": 1, "yref": "y3 domain"}], "title": {"text": "<b>Direction heads</b><br><span style='font-size:12px;color:#898781'>test block, 7,236 samples · direction numbers use only moves beyond ±5 bps (labelled n per column) · line colour = horizon<br>95% intervals: AUC, accuracy and the chance band on effective samples (n / horizon bars; outcomes overlap)<br>reliability bars clustered in 80-bar blocks · ROC and scorecard use the served (calibrated) P(up), which ranks like the raw head<br>β = 0 on h1: the served delta is 0, so its Gaussian readout ≡ 0.5; ROC and AUC difference use the raw price head, Brier / ECE n/a</span>"}, "xaxis": {"anchor": "y", "domain": [0.0, 0.2933], "range": [0.3736, 0.6212], "title": {"text": "calibrated P(up) (served)"}}, "xaxis2": {"anchor": "y2", "domain": [0.3533, 0.6467], "range": [0.3736, 0.6212], "title": {"text": "calibrated P(up) (served)"}}, "xaxis3": {"anchor": "y3", "domain": [0.7067, 1.0], "range": [0.3736, 0.6212], "title": {"text": "calibrated P(up) (served)"}}, "xaxis4": {"anchor": "y4", "domain": [0.0, 0.2933], "range": [0, 1], "title": {"text": "false positive rate (down moves called up)"}}, "xaxis5": {"anchor": "y5", "domain": [0.3533, 0.6467], "range": [0, 1], "title": {"text": "false positive rate (down moves called up)"}}, "xaxis6": {"anchor": "y6", "domain": [0.7067, 1.0], "range": [0, 1], "title": {"text": "false positive rate (down moves called up)"}}, "xaxis7": {"anchor": "y7", "domain": [0.0, 0.2933], "range": [0.3082, 0.6918], "title": {"text": "mean predicted P(up) in the bin"}}, "xaxis8": {"anchor": "y8", "domain": [0.3533, 0.6467], "range": [0.3082, 0.6918], "title": {"text": "mean predicted P(up) in the bin"}}, "xaxis9": {"anchor": "y9", "domain": [0.7067, 1.0], "range": [0.3082, 0.6918], "title": {"text": "mean predicted P(up) in the bin"}}, "yaxis": {"anchor": "x", "domain": [0.8154, 1.0], "rangemode": "tozero", "title": {"text": "density"}}, "yaxis2": {"anchor": "x2", "domain": [0.8154, 1.0], "rangemode": "tozero"}, "yaxis3": {"anchor": "x3", "domain": [0.8154, 1.0], "rangemode": "tozero"}, "yaxis4": {"anchor": "x4", "domain": [0.5427, 0.7273], "range": [-0.1316, 0.1316], "title": {"text": "TPR − FPR (lift over chance)"}, "zeroline": false}, "yaxis5": {"anchor": "x5", "domain": [0.5427, 0.7273], "range": [-0.1316, 0.1316], "zeroline": false}, "yaxis6": {"anchor": "x6", "domain": [0.5427, 0.7273], "range": [-0.1316, 0.1316], "zeroline": false}, "yaxis7": {"anchor": "x7", "domain": [0.27, 0.4545], "range": [0.3082, 0.6918], "title": {"text": "observed up-rate"}}, "yaxis8": {"anchor": "x8", "domain": [0.27, 0.4545], "range": [0.3082, 0.6918]}, "yaxis9": {"anchor": "x9", "domain": [0.27, 0.4545], "range": [0.3082, 0.6918]}}}
